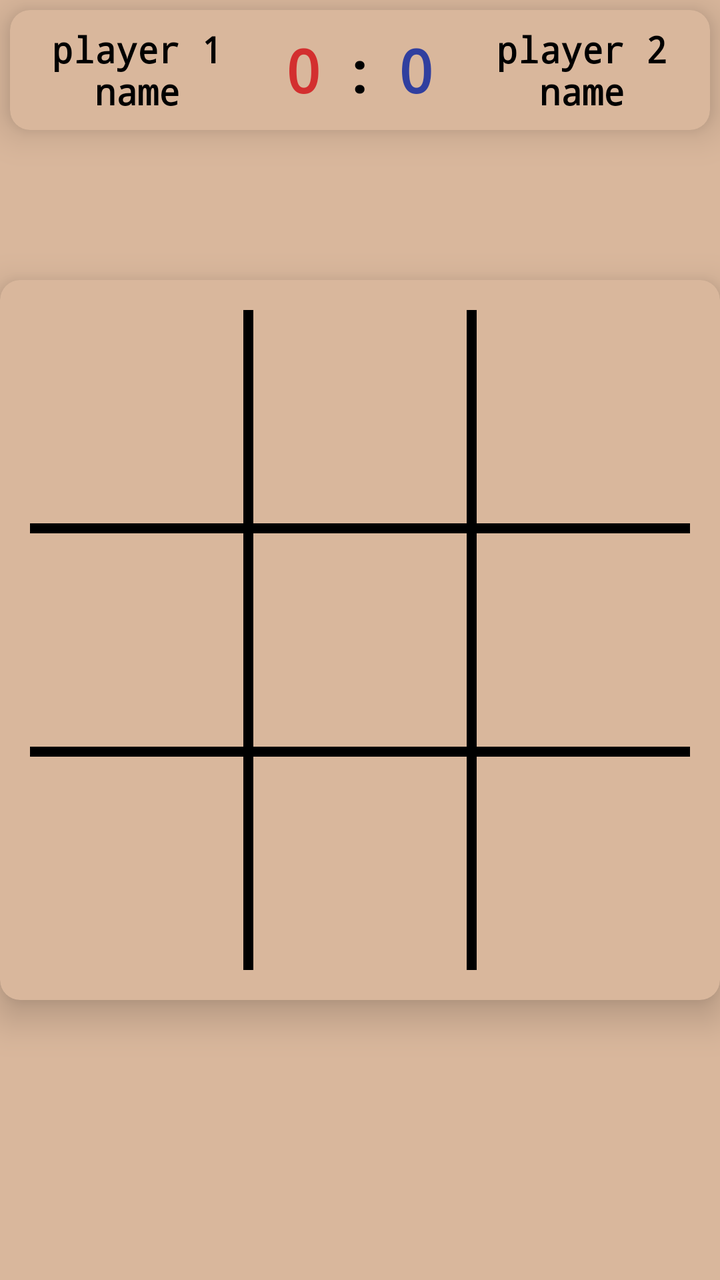
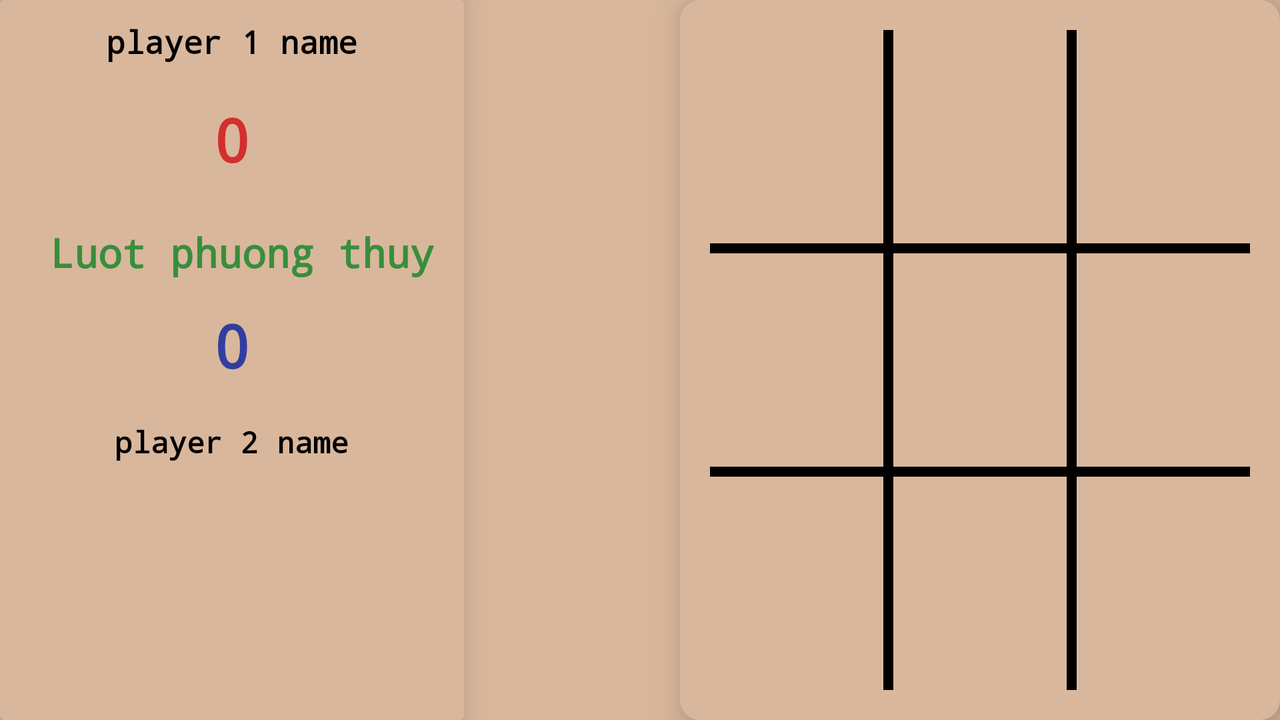

Two renders of one Android screen. The first uses the default layout on a phone; the second uses the alternative layout the repository ships for a different screen configuration, on a matching device. The two XML files are below.
<!-- AndroidManifest.xml: application theme Theme.TikTakToe -->
<!-- res/layout/fragment_play.xml -->
<?xml version="1.0" encoding="utf-8"?>
<androidx.constraintlayout.widget.ConstraintLayout xmlns:android="http://schemas.android.com/apk/res/android"
    xmlns:app="http://schemas.android.com/apk/res-auto"
    xmlns:tools="http://schemas.android.com/tools"
    android:layout_width="match_parent"
    android:layout_height="match_parent"
    android:background="@color/color_brown_bg"
    android:orientation="vertical"
    tools:context=".fragment.MainFragment">


    <androidx.cardview.widget.CardView
        android:id="@+id/tr_score_and_name"
        android:layout_width="match_parent"
        android:layout_height="wrap_content"
        android:layout_margin="5dp"
        app:cardBackgroundColor="@color/color_brown_bg"
        app:cardCornerRadius="10dp"
        app:cardElevation="11dp"
        app:layout_constraintEnd_toEndOf="parent"
        app:layout_constraintStart_toStartOf="parent"
        app:layout_constraintTop_toTopOf="parent">

        <TableRow

            android:layout_width="match_parent"
            android:layout_height="wrap_content">

            <com.google.android.material.textview.MaterialTextView
                android:id="@+id/player_1_name"
                android:layout_width="0dp"
                android:layout_height="60dp"
                android:layout_gravity="center|start"
                android:layout_weight="1"
                android:drawableTint="#E53935"
                android:elevation="7dp"
                android:fontFamily="monospace"
                android:gravity="center"
                android:text="player 1 name"
                android:textColor="@color/black"
                android:textSize="18sp"
                android:textStyle="bold"

                />

            <com.google.android.material.textview.MaterialTextView
                android:id="@+id/player_1_score"
                android:layout_width="wrap_content"
                android:layout_height="60dp"
                android:layout_gravity="center|start"
                android:drawableTint="#E53935"
                android:elevation="7dp"
                android:fontFamily="monospace"
                android:gravity="center"
                android:paddingHorizontal="10dp"
                android:text="0"
                android:textColor="@color/red"
                android:textSize="30sp"
                android:textStyle="bold"

                />

            <com.google.android.material.textview.MaterialTextView
                android:layout_width="wrap_content"
                android:layout_height="60dp"
                android:layout_gravity="center|start"
                android:drawableTint="#E53935"
                android:elevation="7dp"
                android:fontFamily="sans-serif"
                android:gravity="center"
                android:paddingHorizontal="5dp"
                android:text=":"
                android:textColor="@color/black"
                android:textSize="30sp"
                android:textStyle="bold"

                />

            <com.google.android.material.textview.MaterialTextView
                android:id="@+id/player_2_score"
                android:layout_width="wrap_content"
                android:layout_height="60dp"
                android:layout_gravity="center|start"
                android:drawableTint="#E53935"
                android:elevation="7dp"
                android:fontFamily="monospace"
                android:gravity="center"
                android:paddingHorizontal="10dp"
                android:text="0"
                android:textColor="@color/blue"
                android:textSize="30sp"
                android:textStyle="bold"

                />

            <com.google.android.material.textview.MaterialTextView
                android:id="@+id/player_2_name"
                android:layout_width="0dp"
                android:layout_height="60dp"
                android:layout_gravity="center|end"
                android:layout_weight="1"
                android:backgroundTint="@color/white"
                android:drawableTint="#E53935"
                android:elevation="7dp"
                android:fontFamily="monospace"
                android:gravity="center"
                android:text="player 2 name"
                android:textColor="@color/black"
                android:textSize="18sp"
                android:textStyle="bold" />
        </TableRow>
    </androidx.cardview.widget.CardView>


    <com.google.android.material.textview.MaterialTextView
        android:id="@+id/turn"
        android:layout_width="wrap_content"
        android:layout_height="wrap_content"
        android:elevation="11dp"
        android:fontFamily="monospace"
        android:gravity="center"
        android:maxLines="2"
        android:padding="5dp"
        android:text=""
        android:textColor="#388E3C"
        android:textSize="35sp"
        android:textStyle="bold"
        app:layout_constraintBottom_toTopOf="@id/cv_board"
        app:layout_constraintEnd_toEndOf="parent"
        app:layout_constraintStart_toStartOf="parent"
        app:layout_constraintTop_toBottomOf="@+id/tr_score_and_name"

        />


    <androidx.cardview.widget.CardView
        android:id="@+id/cv_board"
        android:layout_width="wrap_content"
        android:layout_height="0dp"
        android:layout_margin="20dp"
        android:layout_weight="1"
        app:cardBackgroundColor="@color/color_brown_bg"
        app:cardCornerRadius="10dp"
        app:cardElevation="11dp"
        app:layout_constraintBottom_toBottomOf="parent"
        app:layout_constraintDimensionRatio="1"
        app:layout_constraintEnd_toEndOf="parent"
        app:layout_constraintStart_toStartOf="parent"
        app:layout_constraintTop_toTopOf="parent">

        <FrameLayout
            android:id="@+id/board"
            android:layout_width="match_parent"
            android:layout_height="match_parent"
            android:padding="15dp">

            <LinearLayout
                android:layout_width="match_parent"
                android:layout_height="wrap_content"
                android:layout_gravity="center"
                android:orientation="vertical">

                <TableRow style="@style/row">

                    <ImageView
                        android:id="@+id/c1"
                        style="@style/cellSize"
                        android:contentDescription="@string/todo" />

                    <View
                        style="@style/verticalLine"
                        android:background="@color/black" />

                    <ImageView

                        android:id="@+id/c2"
                        style="@style/cellSize"
                        android:contentDescription="@string/todo" />

                    <View
                        style="@style/verticalLine"
                        android:background="@color/black" />

                    <ImageView
                        android:id="@+id/c3"
                        style="@style/cellSize"
                        android:contentDescription="@string/todo" />


                </TableRow>

                <View
                    style="@style/horizontalLine"
                    android:background="@color/black" />

                <TableRow style="@style/row">

                    <ImageView
                        android:id="@+id/c4"
                        style="@style/cellSize"
                        android:contentDescription="@string/todo" />

                    <View
                        style="@style/verticalLine"
                        android:background="@color/black" />

                    <ImageView
                        android:id="@+id/c5"
                        style="@style/cellSize"
                        android:contentDescription="@string/todo" />

                    <View
                        style="@style/verticalLine"
                        android:background="@color/black" />

                    <ImageView
                        android:id="@+id/c6"
                        style="@style/cellSize"
                        android:contentDescription="@string/todo" />


                </TableRow>

                <View
                    style="@style/horizontalLine"
                    android:background="@color/black" />

                <TableRow style="@style/row">

                    <ImageView
                        android:id="@+id/c7"
                        style="@style/cellSize"
                        android:contentDescription="@string/todo" />

                    <View
                        style="@style/verticalLine"
                        android:background="@color/black" />

                    <ImageView
                        android:id="@+id/c8"
                        style="@style/cellSize"
                        android:contentDescription="@string/todo" />

                    <View
                        style="@style/verticalLine"
                        android:background="@color/black" />

                    <ImageView

                        android:id="@+id/c9"
                        style="@style/cellSize"
                        android:contentDescription="@string/todo" />


                </TableRow>

            </LinearLayout>

            <View
                android:id="@+id/stokeLine"
                android:layout_width="wrap_content"
                android:layout_height="wrap_content" />

        </FrameLayout>

    </androidx.cardview.widget.CardView>


    <androidx.cardview.widget.CardView
        android:id="@+id/cv_play_again"
        android:layout_width="wrap_content"
        android:layout_height="wrap_content"
        android:layout_gravity="center"
        android:gravity="center"
        android:padding="5dp"
        app:cardBackgroundColor="@color/color_brown_bg"
        app:cardCornerRadius="15dp"
        app:cardElevation="11dp"
        app:layout_constraintBottom_toBottomOf="parent"
        app:layout_constraintEnd_toStartOf="@id/cv_back"
        app:layout_constraintStart_toStartOf="parent"
        app:layout_constraintTop_toBottomOf="@id/cv_board">


        <com.google.android.material.button.MaterialButton
            android:id="@+id/bt_play_again"
            android:layout_width="100dp"
            android:layout_height="60dp"
            android:layout_gravity="center_horizontal|bottom"
            android:backgroundTint="@color/white"
            android:drawableTint="#E53935"
            android:elevation="7dp"
            android:fontFamily="sans-serif"
            android:gravity="center"
            android:insetLeft="00dp"
            android:text="Replay"
            android:textAllCaps="false"
            android:textColor="@color/black"
            android:textSize="16sp"
            android:textStyle="bold"
            android:visibility="gone"
            app:cornerRadius="15dp"
            app:rippleColor="@color/teal_700"
            app:strokeWidth="2dp" />


    </androidx.cardview.widget.CardView>

    <androidx.cardview.widget.CardView
        android:id="@+id/cv_back"
        android:layout_width="wrap_content"
        android:layout_height="wrap_content"
        app:cardBackgroundColor="@color/color_brown_bg"
        app:cardCornerRadius="10dp"
        app:cardElevation="11dp"
        app:layout_constraintBottom_toBottomOf="parent"
        app:layout_constraintEnd_toEndOf="parent"
        app:layout_constraintStart_toEndOf="@id/cv_play_again"
        app:layout_constraintTop_toBottomOf="@id/cv_board">

        <com.google.android.material.button.MaterialButton
            android:id="@+id/bt_back"
            android:layout_width="100dp"
            android:layout_height="60dp"
            android:layout_gravity="center_horizontal|bottom"
            android:backgroundTint="@color/white"
            android:drawableTint="#E53935"
            android:elevation="7dp"
            android:fontFamily="sans-serif"
            android:gravity="center"
            android:insetLeft="00dp"
            android:text="Home"
            android:textAllCaps="false"
            android:textColor="@color/black"
            android:textSize="16sp"
            android:textStyle="bold"
            android:visibility="gone"
            app:cornerRadius="15dp"
            app:rippleColor="@color/teal_700"
            app:strokeWidth="2dp" />
    </androidx.cardview.widget.CardView>


</androidx.constraintlayout.widget.ConstraintLayout>
<!-- resources referenced by this layout -->
<resources>
  <color name="black">#FF000000</color>
  <color name="blue">#303F9F</color>
  <color name="color_brown_bg">#d9b79c</color>
  <color name="red">#D32F2F</color>
  <color name="teal_700">#FF018786</color>
  <color name="white">#FFFFFFFF</color>
  <string name="todo">TODO</string>
  <style name="cellSize">
          <item name="android:padding">25dp</item>
          <item name="android:layout_height">match_parent</item>
          <item name="android:layout_weight">1</item>
          <item name="android:layout_width">0dp</item>
      </style>
  <style name="horizontalLine">
          <item name="background">@color/black</item>
          <item name="android:layout_width">match_parent</item>
          <item name="android:layout_height">5dp</item>
      </style>
  <style name="row">
  
          <item name="android:layout_height">0dp</item>
          <item name="android:layout_weight">1</item>
          <item name="android:layout_width">match_parent</item>
      </style>
  <style name="verticalLine">
          <item name="background">@color/black</item>
          <item name="android:layout_width">5dp</item>
          <item name="android:layout_height">match_parent</item>
      </style>
  <style name="Theme.TikTakToe" parent="Theme.MaterialComponents.DayNight.NoActionBar">
          
          <item name="colorPrimary">@color/purple_500</item>
          <item name="colorPrimaryVariant">@color/purple_700</item>
          <item name="colorOnPrimary">@color/white</item>
          
          <item name="colorSecondary">@color/teal_200</item>
          <item name="colorSecondaryVariant">@color/teal_700</item>
          <item name="colorOnSecondary">@color/black</item>
          
          <item name="android:statusBarColor">@color/color_brown_bg</item>
          
      </style>
  <color name="purple_500">#FF6200EE</color>
  <color name="purple_700">#FF3700B3</color>
  <color name="teal_200">#FF03DAC5</color>
</resources>
<!-- res/layout-land/fragment_play.xml (the author's variant of the layout above) -->
<!-- drawn on the phone turned sideways -->
<?xml version="1.0" encoding="utf-8"?>
<androidx.constraintlayout.widget.ConstraintLayout xmlns:android="http://schemas.android.com/apk/res/android"
    xmlns:app="http://schemas.android.com/apk/res-auto"
    xmlns:tools="http://schemas.android.com/tools"
    android:layout_width="match_parent"
    android:layout_height="match_parent"
    android:background="@color/color_brown_bg"
    android:orientation="horizontal"

    tools:context=".fragment.MainFragment">


    <androidx.cardview.widget.CardView
        android:id="@+id/tr_score_and_name"
        android:layout_width="wrap_content"
        android:layout_height="match_parent"
        app:cardBackgroundColor="@color/color_brown_bg"
        app:cardElevation="11dp"
        app:layout_constraintDimensionRatio="1:1"
        app:layout_constraintEnd_toEndOf="parent"
        app:layout_constraintHorizontal_bias="0"
        app:layout_constraintStart_toStartOf="parent"
        app:layout_constraintTop_toTopOf="parent">

        <LinearLayout
            android:layout_width="wrap_content"
            android:layout_height="wrap_content"
            android:orientation="vertical"
            android:paddingHorizontal="10dp">

            <com.google.android.material.textview.MaterialTextView
                android:id="@+id/player_1_name"
                android:layout_width="wrap_content"
                android:layout_height="wrap_content"
                android:layout_gravity="center"
                android:drawableTint="#E53935"
                android:elevation="7dp"
                android:fontFamily="monospace"
                android:gravity="center"
                android:paddingVertical="10dp"
                android:text="player 1 name"
                android:textColor="@color/black"
                android:textSize="16sp"
                android:textStyle="bold"

                />


            <com.google.android.material.textview.MaterialTextView
                android:id="@+id/player_1_score"
                android:layout_width="wrap_content"
                android:layout_height="56dp"
                android:layout_gravity="center"
                android:drawableTint="#E53935"
                android:elevation="7dp"
                android:fontFamily="monospace"
                android:gravity="center"
                android:paddingHorizontal="10dp"
                android:text="0"
                android:textColor="@color/red"
                android:textSize="30sp"
                android:textStyle="bold"

                />
            <com.google.android.material.textview.MaterialTextView
                android:id="@+id/turn"
                android:layout_width="wrap_content"
                android:layout_height="wrap_content"
                android:layout_marginStart="10dp"
                android:layout_marginTop="10dp"
                android:elevation="11dp"
                android:fontFamily="monospace"
                android:gravity="center"

                android:maxLines="2"
                android:padding="5dp"
                android:text="Luot phuong thuy"

                android:textColor="#388E3C"
                android:textSize="20sp"
                android:textStyle="bold"

                app:layout_constraintEnd_toEndOf="parent"
                app:layout_constraintStart_toStartOf="parent"
                app:layout_constraintTop_toTopOf="parent" />
            <com.google.android.material.textview.MaterialTextView
                android:id="@+id/player_2_score"
                android:layout_width="wrap_content"
                android:layout_height="56dp"
                android:layout_gravity="center"
                android:drawableTint="#E53935"
                android:elevation="7dp"
                android:fontFamily="monospace"
                android:gravity="center"
                android:paddingHorizontal="10dp"
                android:text="0"
                android:textColor="@color/blue"
                android:textSize="30sp"
                android:textStyle="bold"

                />
            <com.google.android.material.textview.MaterialTextView
                android:id="@+id/player_2_name"
                android:layout_width="wrap_content"
                android:layout_height="wrap_content"
                android:layout_gravity="center"
                android:layout_weight="1"
                android:backgroundTint="@color/white"
                android:drawableTint="#E53935"
                android:elevation="7dp"
                android:fontFamily="monospace"
                android:gravity="center"
                android:paddingVertical="10dp"
                android:text="player 2 name"
                android:textColor="@color/black"
                android:textSize="15sp"
                android:textStyle="bold" />



        </LinearLayout>
    </androidx.cardview.widget.CardView>







    <androidx.cardview.widget.CardView
        android:id="@+id/cv_board"

        android:layout_width="300dp"
        android:layout_height="wrap_content"
        android:layout_marginVertical="30dp"
        app:cardBackgroundColor="@color/color_brown_bg"
        app:cardCornerRadius="10dp"
        app:cardElevation="11dp"
        app:layout_constraintBottom_toBottomOf="parent"
        app:layout_constraintDimensionRatio="1:1"
        app:layout_constraintEnd_toEndOf="parent"
        app:layout_constraintTop_toTopOf="parent">

        <FrameLayout
            android:id="@+id/board"
            android:layout_width="match_parent"

            android:layout_height="match_parent"
            android:padding="15dp">

            <LinearLayout
                android:layout_width="match_parent"
                android:layout_height="wrap_content"
                android:layout_gravity="center"
                android:orientation="vertical">

                <TableRow style="@style/row">

                    <ImageView
                        android:id="@+id/c1"
                        style="@style/cellSize"
                        android:contentDescription="@string/todo" />

                    <View
                        style="@style/verticalLine"
                        android:background="@color/black" />

                    <ImageView

                        android:id="@+id/c2"
                        style="@style/cellSize"
                        android:contentDescription="@string/todo" />

                    <View
                        style="@style/verticalLine"
                        android:background="@color/black" />

                    <ImageView
                        android:id="@+id/c3"
                        style="@style/cellSize"
                        android:contentDescription="@string/todo" />


                </TableRow>

                <View
                    style="@style/horizontalLine"
                    android:background="@color/black" />

                <TableRow style="@style/row">

                    <ImageView
                        android:id="@+id/c4"
                        style="@style/cellSize"
                        android:contentDescription="@string/todo" />

                    <View
                        style="@style/verticalLine"
                        android:background="@color/black" />

                    <ImageView
                        android:id="@+id/c5"
                        style="@style/cellSize"
                        android:contentDescription="@string/todo" />

                    <View
                        style="@style/verticalLine"
                        android:background="@color/black" />

                    <ImageView
                        android:id="@+id/c6"
                        style="@style/cellSize"
                        android:contentDescription="@string/todo" />


                </TableRow>

                <View
                    style="@style/horizontalLine"
                    android:background="@color/black" />

                <TableRow style="@style/row">

                    <ImageView
                        android:id="@+id/c7"
                        style="@style/cellSize"
                        android:contentDescription="@string/todo" />

                    <View
                        style="@style/verticalLine"
                        android:background="@color/black" />

                    <ImageView
                        android:id="@+id/c8"
                        style="@style/cellSize"
                        android:contentDescription="@string/todo" />

                    <View
                        style="@style/verticalLine"
                        android:background="@color/black" />

                    <ImageView

                        android:id="@+id/c9"
                        style="@style/cellSize"
                        android:contentDescription="@string/todo" />


                </TableRow>

            </LinearLayout>

            <View
                android:id="@+id/stokeLine"
                android:layout_width="wrap_content"
                android:layout_height="wrap_content" />

        </FrameLayout>

    </androidx.cardview.widget.CardView>


    <androidx.cardview.widget.CardView
        android:id="@+id/cv_play_again"
        android:layout_width="wrap_content"
        android:layout_height="wrap_content"
        android:layout_gravity="center"
        android:gravity="center"
        android:padding="5dp"
        app:cardBackgroundColor="@color/color_brown_bg"
        app:cardCornerRadius="15dp"
        app:cardElevation="11dp"
        app:layout_constraintBottom_toBottomOf="parent"
        app:layout_constraintEnd_toStartOf="@id/cv_board"
        app:layout_constraintStart_toEndOf="@id/tr_score_and_name"
        app:layout_constraintTop_toTopOf="parent">


        <com.google.android.material.button.MaterialButton
            android:id="@+id/bt_play_again"
            android:layout_width="100dp"
            android:layout_height="56dp"
            android:layout_gravity="center_horizontal|bottom"
            android:backgroundTint="@color/white"
            android:drawableTint="#E53935"
            android:elevation="7dp"
            android:fontFamily="sans-serif"
            android:gravity="center"
            android:insetLeft="00dp"
            android:text="Replay"
            android:textAllCaps="false"
            android:textColor="@color/black"
            android:textSize="16sp"
            android:textStyle="bold"
            android:visibility="gone"
            app:cornerRadius="15dp"
            app:rippleColor="@color/teal_700"
            app:strokeWidth="2dp" />


    </androidx.cardview.widget.CardView>

    <androidx.cardview.widget.CardView
        android:id="@+id/cv_back"
        android:layout_width="wrap_content"
        android:layout_height="wrap_content"
        app:cardBackgroundColor="@color/color_brown_bg"
        app:cardCornerRadius="10dp"
        app:cardElevation="11dp"

        app:layout_constraintEnd_toEndOf="@id/cv_play_again"
        app:layout_constraintStart_toStartOf="@id/cv_play_again"
        app:layout_constraintTop_toBottomOf="@id/cv_play_again">

        <com.google.android.material.button.MaterialButton
            android:id="@+id/bt_back"
            android:layout_width="100dp"
            android:layout_height="56dp"
            android:layout_gravity="center_horizontal|bottom"
            android:backgroundTint="@color/white"
            android:drawableTint="#E53935"
            android:elevation="7dp"
            android:fontFamily="sans-serif"
            android:gravity="center"
            android:insetLeft="00dp"
            android:text="Home"
            android:textAllCaps="false"
            android:textColor="@color/black"
            android:textSize="16sp"
            android:textStyle="bold"
            android:visibility="gone"
            app:cornerRadius="15dp"
            app:rippleColor="@color/teal_700"
            app:strokeWidth="2dp" />
    </androidx.cardview.widget.CardView>


</androidx.constraintlayout.widget.ConstraintLayout>
